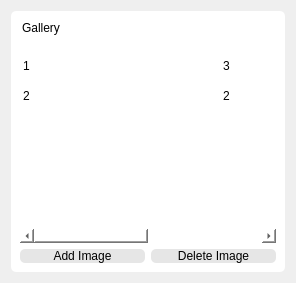
      <widget class="QWidget" name="gallery">
       <property name="styleSheet">
        <string notr="true"/>
       </property>
       <layout class="QGridLayout" name="gridLayout_9">
        <item row="0" column="0">
         <widget class="QWidget" name="widget_11" native="true">
          <property name="styleSheet">
           <string notr="true">QWidget{color:black;
background-color:white;
font: 11pt &quot;Sans Serif Collection&quot;;
border-radius:5px;
}

QPushButton{
color:black;
background-color:#e6e6e6;
border-radius:5px;
}

QPushButton:pressed{
background-color:gray;
}</string>
          </property>
          <layout class="QGridLayout" name="gridLayout_10">
           <item row="1" column="1" colspan="2">
            <widget class="Line" name="line_7">
             <property name="orientation">
              <enum>Qt::Orientation::Horizontal</enum>
             </property>
            </widget>
           </item>
           <item row="2" column="1" colspan="2">
            <widget class="QTableWidget" name="galleryTable">
             <property name="enabled">
              <bool>true</bool>
             </property>
             <property name="styleSheet">
              <string notr="true"/>
             </property>
             <property name="lineWidth">
              <number>1</number>
             </property>
             <property name="editTriggers">
              <set>QAbstractItemView::EditTrigger::DoubleClicked</set>
             </property>
             <property name="alternatingRowColors">
              <bool>false</bool>
             </property>
             <property name="verticalScrollMode">
              <enum>QAbstractItemView::ScrollMode::ScrollPerItem</enum>
             </property>
             <property name="showGrid">
              <bool>false</bool>
             </property>
             <property name="cornerButtonEnabled">
              <bool>false</bool>
             </property>
             <property name="columnCount">
              <number>4</number>
             </property>
             <attribute name="horizontalHeaderVisible">
              <bool>false</bool>
             </attribute>
             <attribute name="horizontalHeaderCascadingSectionResizes">
              <bool>false</bool>
             </attribute>
             <attribute name="horizontalHeaderStretchLastSection">
              <bool>false</bool>
             </attribute>
             <attribute name="verticalHeaderVisible">
              <bool>false</bool>
             </attribute>
             <row>
              <property name="text">
               <string>New Row</string>
              </property>
             </row>
             <row>
              <property name="text">
               <string>New Row</string>
              </property>
             </row>
             <column>
              <property name="text">
               <string>New Column</string>
              </property>
             </column>
             <column>
              <property name="text">
               <string>New Column</string>
              </property>
             </column>
             <column>
              <property name="text">
               <string>New Column</string>
              </property>
             </column>
             <column>
              <property name="text">
               <string>New Column</string>
              </property>
             </column>
             <item row="0" column="0">
              <property name="text">
               <string>1</string>
              </property>
             </item>
             <item row="0" column="2">
              <property name="text">
               <string>3</string>
              </property>
             </item>
             <item row="0" column="3">
              <property name="text">
               <string>3</string>
              </property>
             </item>
             <item row="1" column="0">
              <property name="text">
               <string>2</string>
              </property>
             </item>
             <item row="1" column="2">
              <property name="text">
               <string>2</string>
              </property>
             </item>
             <item row="1" column="3">
              <property name="text">
               <string>1</string>
              </property>
             </item>
            </widget>
           </item>
           <item row="0" column="1" colspan="2">
            <widget class="QLineEdit" name="galleryTitle">
             <property name="enabled">
              <bool>false</bool>
             </property>
             <property name="styleSheet">
              <string notr="true">QWidget{color:black;
border:0;
font: 26pt &quot;Sans serif&quot;;
}
QPushButton{
color:black;
background-color:rgb(177, 177, 177);
font: 9pt &quot;Sans Serif Collection&quot;;
border-left: 1px white solid;
border-top: 1px white solid;
border-right: 1px gray solid;
border-bottom: 1px gray solid;
border-style:solid;
}

QPushButton:pressed{
background-color:gray;
border-right: 1px white solid;
border-bottom: 1px white solid;
border-left: 1px black solid;
border-top: 1px black solid;
border-style:solid;
}</string>
             </property>
             <property name="text">
              <string>Gallery</string>
             </property>
            </widget>
           </item>
           <item row="3" column="1">
            <widget class="QPushButton" name="GalleryAddBtn">
             <property name="text">
              <string>Add Image</string>
             </property>
            </widget>
           </item>
           <item row="3" column="2">
            <widget class="QPushButton" name="GalleryDeleteBtn">
             <property name="text">
              <string>Delete Image</string>
             </property>
            </widget>
           </item>
          </layout>
         </widget>
        </item>
       </layout>
      </widget>
